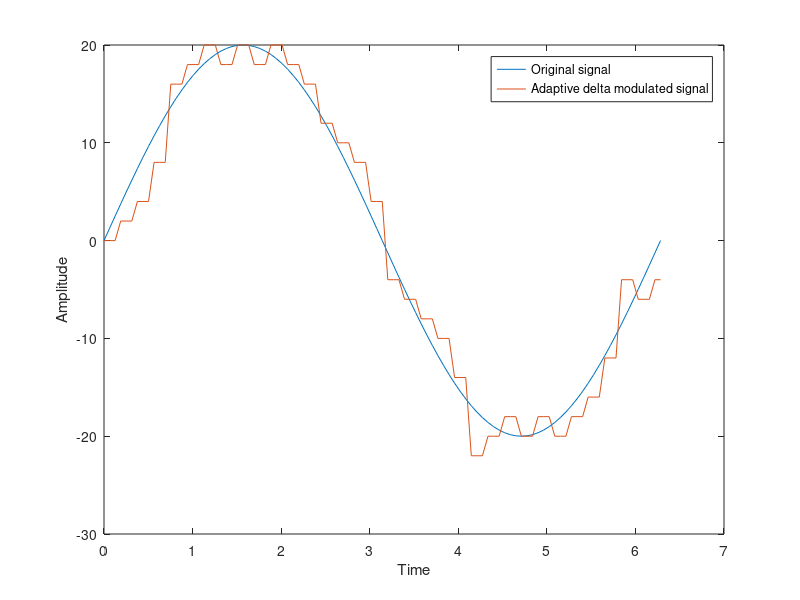

Here is the MATLAB script that generated this plot:
% Delta -- min. step size. This will be multiplied 2nX if required
% sig_in -- the signal input, should be a vector
% td -- the original sampling period of the input signal, sig_in
% ts -- the required sampling period for ADM output. Note that it
% should be an integral multiple of the input signal's period.
% If not, it will be rounded up to the nearest integer.
% output: ADMout
clc;
clear all;
N=3;
td=2*pi/100;
t=0:td:2*pi;
ts=N*td;
A=20;
sig_in=A*sin(t);
Delta=2;
 if (round(ts/td) >= 2)
 Nfac = round(ts/td); %Nearest integer
 xsig = downsample(sig_in,Nfac);
 Lxsig = length(xsig);
 Lsig_in = length(sig_in);
 
 ADMout = zeros(Lsig_in); %Initialising output
 
 cnt1 = 0; %Counters for no. of previous consecutively increasing 
 cnt2 = 0; %steps
 sum1 = 0;
 for i=1:Lxsig
 
 if (xsig(i) == sum1)
 elseif (xsig(i) > sum1)
 if (cnt1 < 2)
 sum1 = sum1 + Delta; %Step up by Delta, same as in DM
 elseif (cnt1 == 2)
 sum1 = sum1 + 2*Delta; %Double the step size after
 %first two increase
 elseif (cnt1 == 3)
 sum1 = sum1 + 4*Delta; %Double step size
 else
 sum1 = sum1 + 8*Delta; %Still double and then stop
 %doubling thereon
 end
 if (sum1 < xsig(i))
 cnt1 = cnt1 + 1;
 else
 cnt1 = 0;
 end
 else
 if (cnt2 < 2)
 sum1 = sum1 - Delta;
 elseif (cnt2 == 2)
 sum1 = sum1 - 2*Delta;
 elseif (cnt2 == 3)
 sum1 = sum1 - 4*Delta;
 else
 sum1 = sum1 - 8*Delta;
 end
 if (sum1 > xsig(i))
 cnt2 = cnt2 + 1;
 else
 cnt2 = 0;
 end
 end
 ADMout(((i-1)*Nfac + 1):(i*Nfac)) = sum1;
 end
 end
 
plot(t,sig_in)
hold on
plot(t,ADMout(:,1))
xlabel('Time')
ylabel('Amplitude')
legend('Original signal','Adaptive delta modulated signal')
%end
